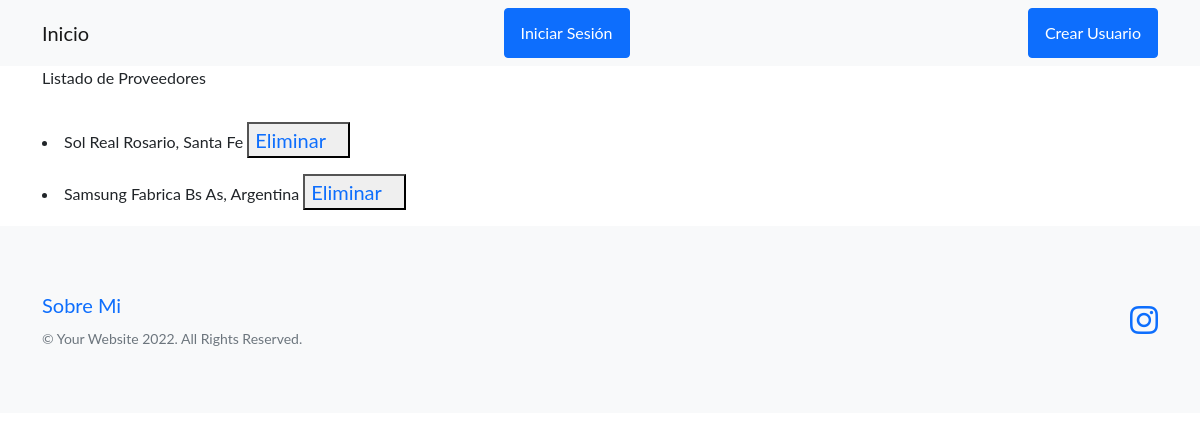
/proveedores/proveedores/ver/, run on the app's committed database.
### proveedores/models.py (models this page shows, shortened)
class proveedores(models.Model):
    razon_social=models.CharField( max_length=20)
    ubicacion=models.CharField( max_length=50)

### proveedores/views.py (the view)
# urls.py: path('proveedores/ver/',views.ver_proveedor, name='ver_proveedor'),
def ver_proveedor(request):
    Mis_Proveedores=proveedores.objects.all()
    return render (request,'proveedores/ver_proveedores.html',{'Mis_Proveedores':Mis_Proveedores} )

### proveedores/templates/proveedores/ver_proveedores.html (shortened to what this page needs)
{% extends 'mercaderia/base.html' %}
{% block Personal %}
<p>Listado de Proveedores</p>
<p>
 {% for proveedores in Mis_Proveedores %}
 <li> {{proveedores.razon_social}} {{proveedores.ubicacion}}
    <button>
        <a class="navbar-brand" href={% url 'eliminar' proveedores.id %}>Eliminar</a>
    </button>
 </li>
</p>
 {% endfor %}
{% endblock Personal %}

### data on the page
proveedores: razon_social "Sol Real", ubicacion "Rosario, Santa Fe"
proveedores: razon_social "Samsung", ubicacion "Fabrica Bs As, Argentina"
